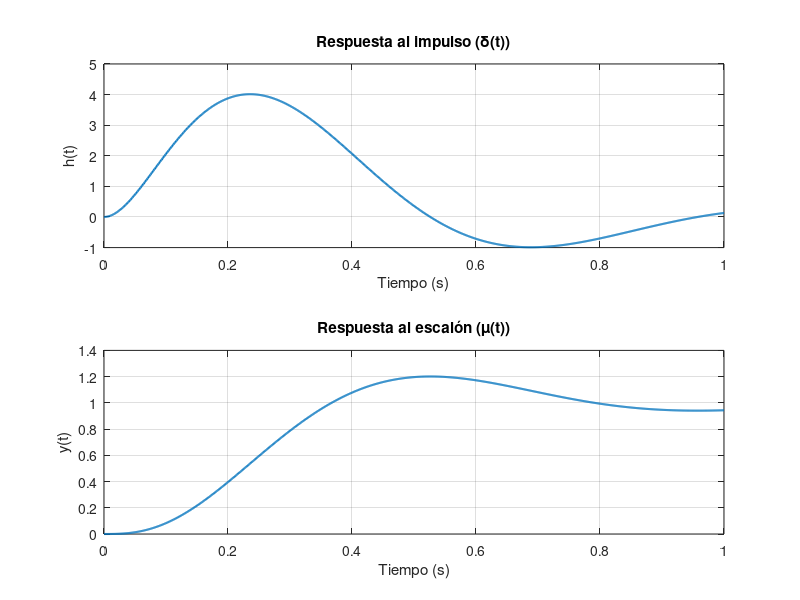

MATLAB code for this plot:
num = [834 15846 70056];
den = [1 40 623 5344 28672 70056];

t = linspace(0, 1, 1000);

[r, p, k] = residue(num, den);
h_t = zeros(size(t));
for i = 1:length(r)
    h_t = h_t + real(r(i) * exp(p(i)*t));
end
if ~isempty(k)
    h_t = h_t + polyval(k, t);
end

num_step = num;
den_step = conv(den, [1 0]);

[rs, ps, ks] = residue(num_step, den_step);
y_t = zeros(size(t));
for i = 1:length(rs)
    y_t = y_t + real(rs(i) * exp(ps(i)*t));
end
if ~isempty(ks)
    y_t = y_t + polyval(ks, t);
end

figure;
subplot(2,1,1);
plot(t, h_t, 'LineWidth', 1.5);
title('Respuesta al impulso (\delta(t))');
xlabel('Tiempo (s)');
ylabel('h(t)');
grid on;

subplot(2,1,2);
plot(t, y_t, 'LineWidth', 1.5);
title('Respuesta al escalón (\mu(t))');
xlabel('Tiempo (s)');
ylabel('y(t)');
grid on;
